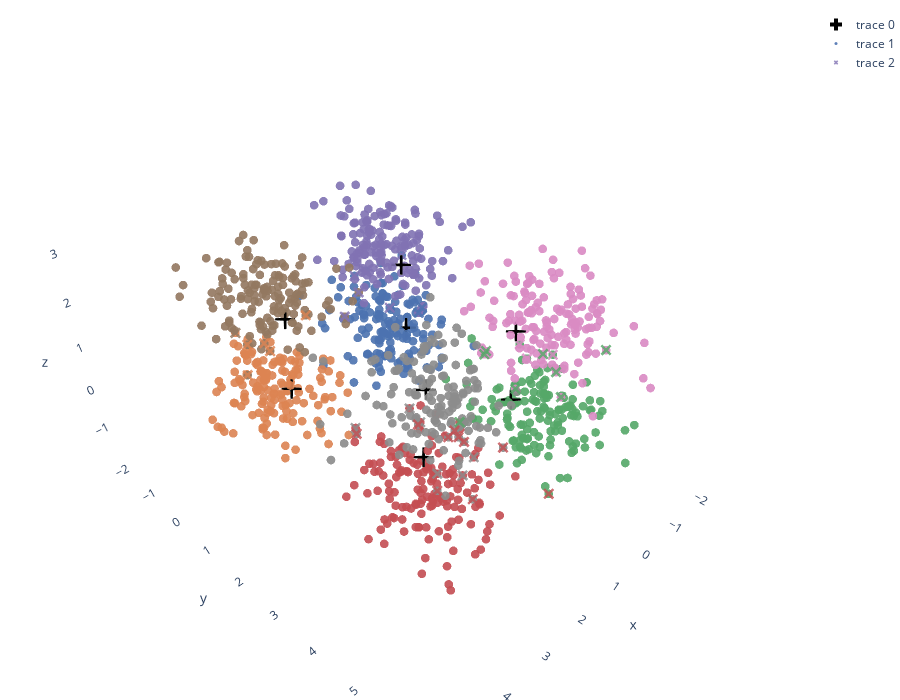

Notebook code for this chart:
### Code cell
warnings.filterwarnings("ignore")
color_map_list = [(k/7, v) for k, v in color_map.items()]

neurons = go.Scatter3d(x=som.weights[:,:,0].flatten(),y=som.weights[:,:,1].flatten(),z=som.weights[:,:,2].flatten(),
                       mode='markers', marker=dict(size=10,color="black",symbol="cross"))
true_markers = go.Scatter3d(x=df["x"],y=df["y"],z=df["z"],mode='markers',marker=dict(size=3,color=df["c"],colorscale=color_map_list, opacity=0.9))
wrong_markers = go.Scatter3d(x=df.loc[errors,"x"],y= df.loc[errors,"y"], z=df.loc[errors,"z"], 
                   mode='markers',marker=dict(size=4,color=y_pred_relabeled[errors],colorscale=color_map_list,opacity=0.8,symbol='x'))



fig = go.Figure(data=[neurons,true_markers,wrong_markers])#,marker=dict(size=10,color="black"))])
fig.update_layout(width=900,height=700,margin=dict(l=0, r=0, b=0, t=10),
                  scene = dict(
                    xaxis=dict(showgrid=False, showbackground=False),
                    yaxis=dict(showgrid=False, showbackground=False),
                    zaxis=dict(showgrid=False, showbackground=False)
                ))

fig.show()
warnings.filterwarnings("default")

### Figure 1 — Plotly figure (JSON) as saved in the notebook; plotly's stock layout.template omitted (floating-point values rounded to 4 significant figures; data arrays with more than 128 entries replaced by an {"elided": "..."} marker saying what was removed)
{"data": [{"marker": {"color": "black", "size": 10, "symbol": "cross"}, "mode": "markers", "type": "scatter3d", "x": [0.01647, -0.05626, 0.3295, 0.3075, 2.673, 2.636, 3.006, 3.031], "y": [0.4444, 0.5175, 3.621, 3.64, 3.656, 3.602, 0.4815, 0.5125], "z": [1.753, 0.2417, 1.787, 0.2509, 1.78, 0.2744, 1.831, 0.2851]}, {"marker": {"color": {"elided": "1200 int values"}, "colorscale": [[0, "#4C72B0"], [0.1429, "#DD8452"], [0.2857, "#55A868"], [0.4286, "#C44E52"], [0.5714, "#8172B3"], [0.7143, "#937860"], [0.8571, "#DA8BC3"], [1, "#8C8C8C"]], "opacity": 0.9, "size": 3}, "mode": "markers", "type": "scatter3d", "x": {"elided": "1200 float values"}, "y": {"elided": "1200 float values"}, "z": {"elided": "1200 float values"}}, {"marker": {"color": [4, 4, 4, 4, 4, 4, 5, 3, 6, 6, 6, 7, 7, 2, 7, 7, 7, 7, 0, 0, 4, 1, 1, 1, 1, 4, 1, 2, 2, 2, 2, 2, 2, 2, 3, 3, 3, 3, 3, 3, 3, 3, 3], "colorscale": [[0, "#4C72B0"], [0.1429, "#DD8452"], [0.2857, "#55A868"], [0.4286, "#C44E52"], [0.5714, "#8172B3"], [0.7143, "#937860"], [0.8571, "#DA8BC3"], [1, "#8C8C8C"]], "opacity": 0.8, "size": 4, "symbol": "x"}, "mode": "markers", "type": "scatter3d", "x": [0.008377, -0.1856, 0.3252, 0.476, 0.5817, -0.617, 3.352, 1.657, 0.184, 0.09385, -0.06562, 2.914, 2.915, 1.307, 3.718, 3.415, 2.99, 3.209, -0.2055, -0.6356, 1.04, 3.752, 3.147, 3.339, 1.79, 1.357, 2.925, -0.408, 0.2854, 0.1431, -0.4521, -1.586, 0.3798, 0.3201, 2.836, 2.466, 2.288, 3.549, 2.192, 2.14, 2.566, 3.567, 2.306], "y": [-0.6288, 0.2589, -0.6334, 0.5816, 0.4469, 0.2309, -0.6723, 5.549, 3.821, 3.569, 4.19, 4.915, 3.777, 3.261, 3.11, 4.624, 3.606, 4.956, 0.7392, 0.4278, 0.2847, 0.1991, 0.1132, -0.3348, -0.493, 0.2031, -0.3854, 4.093, 3.708, 2.85, 3.732, 4.392, 2.999, 4.713, 4.889, 4.339, 4.07, 2.934, 3.898, 4.887, 3.401, 4.772, 3.862], "z": [1.183, 1.821, 1.18, 0.9968, 2.012, 1.212, 1.15, 0.07357, 1.218, 1.364, 1.365, 1.289, 1.316, 0.06172, 1.276, 1.088, 1.547, 1.135, 0.6421, 0.4377, 1.47, 0.8191, 1.015, 1.037, 0.9199, 1.011, 0.8407, 0.7477, 0.524, 0.8845, 0.9559, 0.8137, 0.9987, 0.9062, 0.3174, 0.9677, 0.7945, 0.9435, 0.7773, 0.9839, 0.8356, 0.9311, 0.6772]}], "layout": {"height": 700, "margin": {"b": 0, "l": 0, "r": 0, "t": 10}, "scene": {"xaxis": {"showbackground": false, "showgrid": false}, "yaxis": {"showbackground": false, "showgrid": false}, "zaxis": {"showbackground": false, "showgrid": false}}, "width": 900}}
